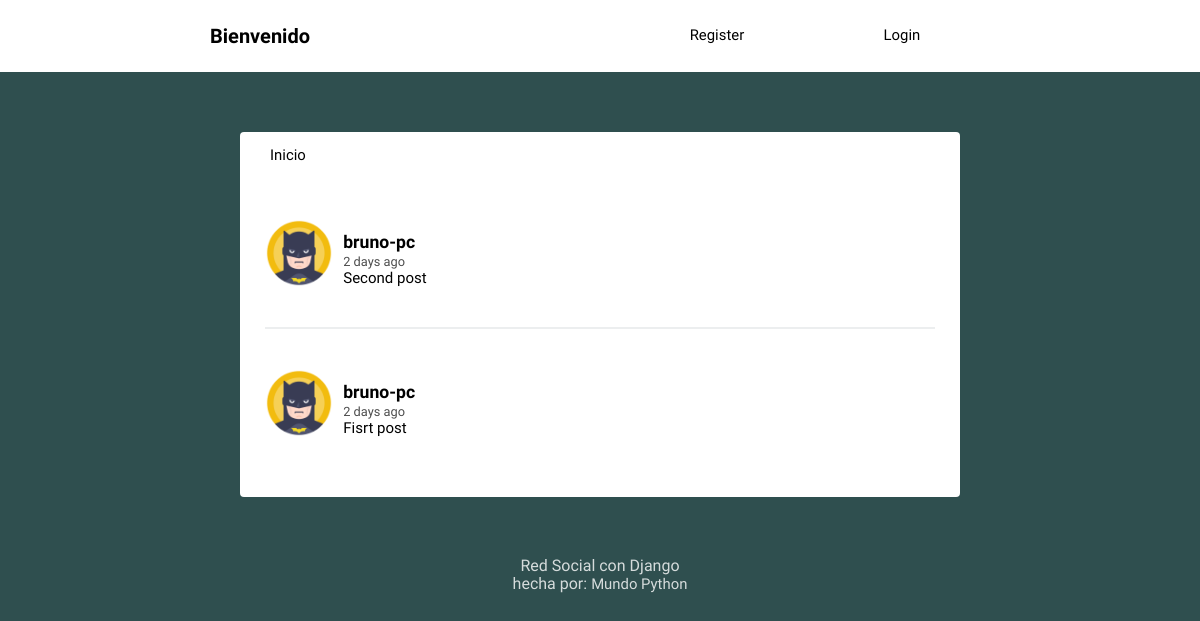
Before: / with the older database file.
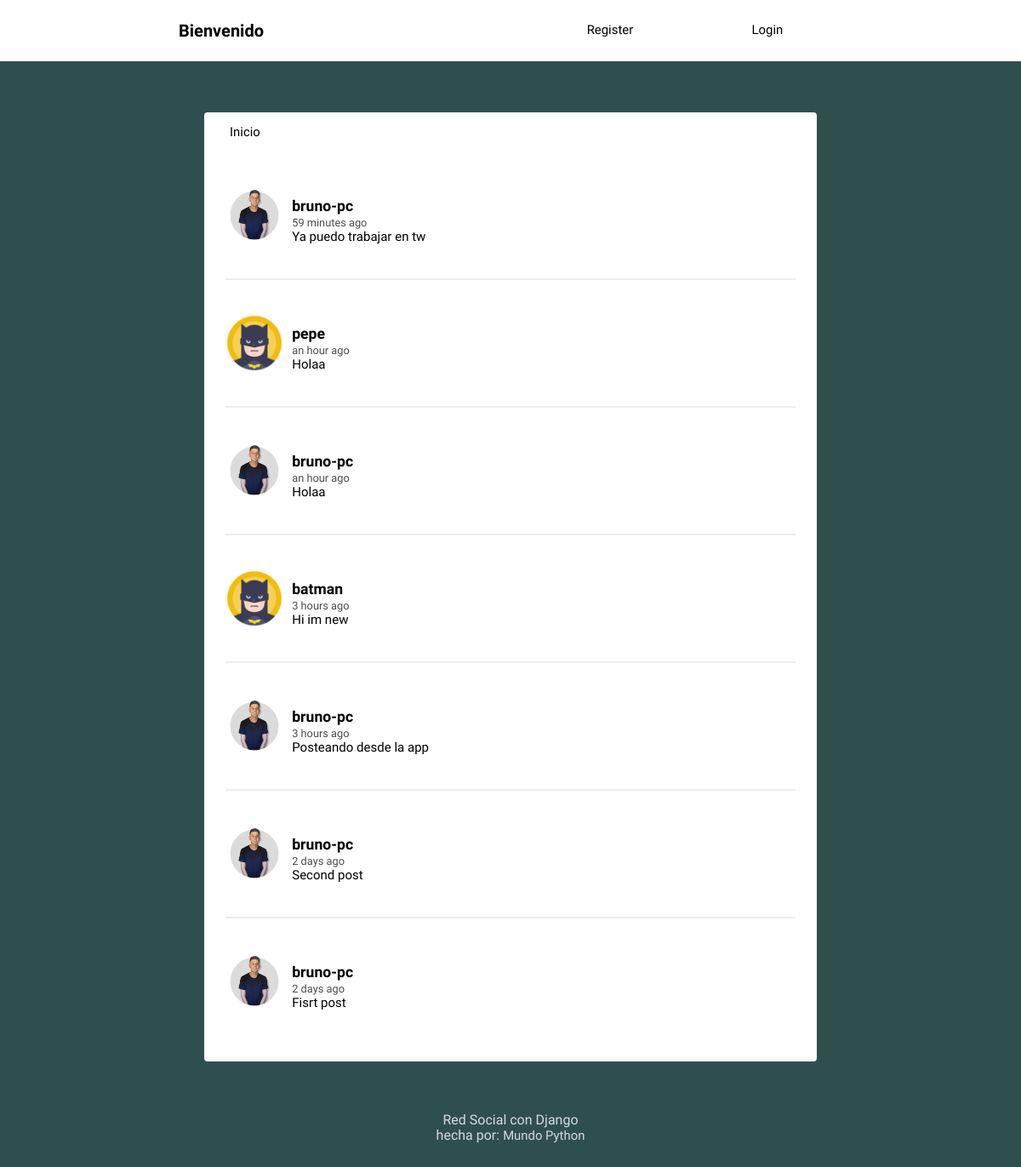
After: the same page with the newer database file.
### red_social/models.py (models this page shows, shortened)
class Post(models.Model):
    user = models.ForeignKey(User, on_delete=models.CASCADE, related_name='posts')
    timestamp = models.DateTimeField(default = timezone.now)
    content = models.TextField(blank=True)
    class Meta:
        ordering = ['-timestamp']

class Profile(models.Model):
    user = models.OneToOneField(User, on_delete=models.CASCADE)
    image = models.ImageField(default='batman.png')

### red_social/views.py (the view)
# urls.py: path('', views.feed, name='feed'),
def feed(request):
    posts = Post.objects.all()
    context = {'posts': posts}
    return render(request, 'social/feed.html', context)

### red_social/templates/social/feed.html (shortened to what this page needs)
{% extends 'social/layout.html' %}
{% load static %}
{% load humanize %}
{% block content %}
{% for post in posts %}
<article>
    <div class="container-article">
        <img src="{{post.user.profile.image.url}}">
        <div>
            <h2 class="username"><a href={% url 'profile' post.user.username %}>{{post.user.username}}</a></h2>
            <time data-time="#">{{post.timestamp|naturaltime}}</time>
            <div class="post">{{post.content}}</div>
        </div>
    </div>
</article>
{% endfor %}
{% endblock %}

### red_social/templates/social/layout.html (shortened to what this page needs)
<!DOCTYPE html>
{% load static %}
<html>
<head>
	<link rel="stylesheet" type="text/css" href="{% static 'normalize.css' %}">
	<link rel="stylesheet" type="text/css" href="{% static 'style.css' %}">
</head>
<body>
	<header class="main-head">
		<nav class="main">
			{% if request.user.is_authenticated %}
			<h1 id="logo">Hola {{user.username}}</h1>
			{% else %}
			<h1 id="logo">Bienvenido</h1>
			{% endif %}
			<ul>
				{% if request.user.is_authenticated %}
				<li><a href={% url 'logout' %}>Logout</a></li>
				{% else %}
				<li><a href={% url 'register' %}>Register</a></li>
				<li><a href={% url 'login' %}>Login</a></li>
				{% endif %}
			</ul>
		</nav>
	</header>
	<div class="main">
		<nav class="second-nav">
			<a class="feed" href={% url 'feed' %}>Inicio</a>
		</nav>
		{% block content %}
		{% endblock content %}
	</div>
	<footer>
		<div class="row">
			<p>Red Social con Django<br>hecha por: <a href="http://www.youtube.com/mundopython">Mundo Python</a></p>
		</div>
	</footer>
</body>
</html>

### red_social/static/style.css (style rules this page uses)
body { background: #2F4F4F; font-size: 62.5%; font-family: 'Varela Round', Helvetica, Arial, serif; }
p { font-size: 1rem; }
img { object-fit: cover; }
.main-head { background: white; color: black; }
nav.main { min-height: 7vh; display: flex; width: 65%; margin: auto; align-items: center; padding: 0.5rem; }
nav.main ul { display: flex; flex: 1 1 40rem; justify-content: space-around; align-items: center; list-style: none; }
#logo { flex: 2 1 40rem; }
a { font-size: .93rem; text-decoration: none; color: black; }
.main { background: white; width: 60%; margin: 5% auto; border-radius: 4px; padding-bottom: 20px; }
.second-nav { display: flex; padding: 15px 30px; }
.second-nav .feed { flex: 1 1 30px; }
article { width: 93%; margin: auto; padding: 40px 0; border-bottom: 2px solid #ECEEEF; }
.username { margin-bottom: .2rem; }
.username a { font-size: 1.1rem; }
.container-article { display: flex; }
.container-article img { height: 68px; width: 68px; margin-right: 10px; border-radius: 50%; }
article:last-child { border-bottom: 0; }
time { font-size: .8rem; opacity: .7; }
.post { font-size: .94rem; }
footer { color: white; text-align: center; font-size: .875em; margin: 40px 0; }
footer p { opacity: .8; }
footer p a { color: white; }

Changed rows visible on the page:
added Post: user.profile.image (picture), user.username "bruno-pc", timestamp "59 minutes ago", content "Ya puedo trabajar en tw"
added Post: user.profile.image (picture), user.username "pepe", timestamp "an hour ago", content "Holaa"
added Post: user.profile.image (picture), user.username "bruno-pc", timestamp "an hour ago", content "Holaa"
added Post: user.profile.image (picture), user.username "batman", timestamp "3 hours ago", content "Hi im new"
added Post: user.profile.image (picture), user.username "bruno-pc", timestamp "3 hours ago", content "Posteando desde la app"
changed through a linked row, Post "Second post": user.profile.image: a different picture
changed through a linked row, Post "Fisrt post": user.profile.image: a different picture
